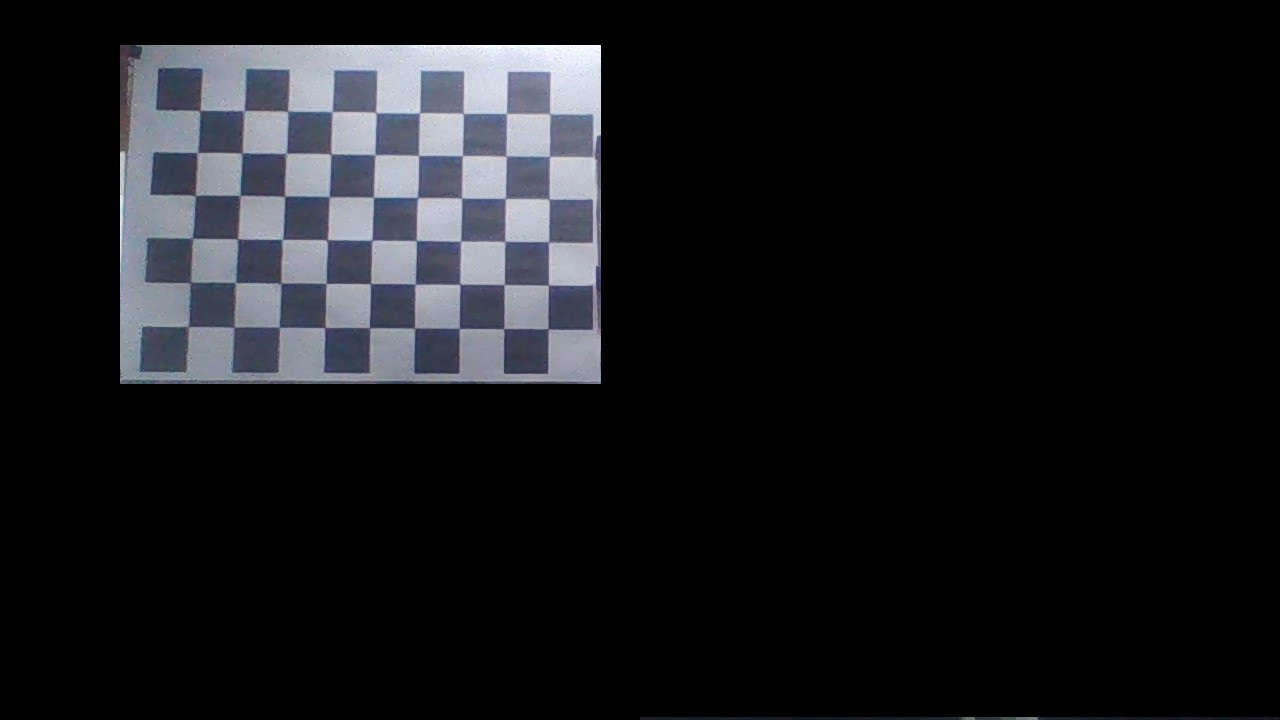
#> input picture calibra/WIN_20191013_20_16_47_Pro.jpg, 1280 x 720 px; its folder holds only this picture in this run
$ python -i utils.py   (imports and definitions only)   (older library calls are emulated)
#> lines starting #> are read from the running program, lines starting #| are printed output that depends on the picture; after the words box and inside, x2 and y2 are one past the last pixel; in counts of white or black regions, pixels touching at a corner belong together
#> further down, picture is the input picture: shape (720, 1280, 3); mean B, G, R 26.5, 23.7, 22.8
import numpy as np
import cv2
from sklearn import svm  # svm
import joblib
import glob
import os
from sklearn import svm  # svm
from skimage import feature as ft  # hog
from skimage.measure import compare_ssim
import pickle  # svm save
import cv2
import time


def test(img, name="show"):
    cv2.imshow(name, img)
    cv2.waitKey()


def getLight(img):
    res = np.mean(img.ravel())
    return res


# [190 lines left out: functions read_files, read_set, getHog, calNumLocation2, findNum, isParallel and 4 more, not called in this run]


def findSquaresNotUseLight(img):
    imgcopy = cv2.GaussianBlur(img, (9, 9), 0)  # 高斯模糊
    imgcopy = cv2.cvtColor(imgcopy, cv2.COLOR_BGR2GRAY)  # 转灰度，找轮廓时需要
#> imgcopy: shape (720, 1280)

    lights = []
    ret, img_light = cv2.threshold(imgcopy, 95, 255, 0)  # 二值化,找灯条
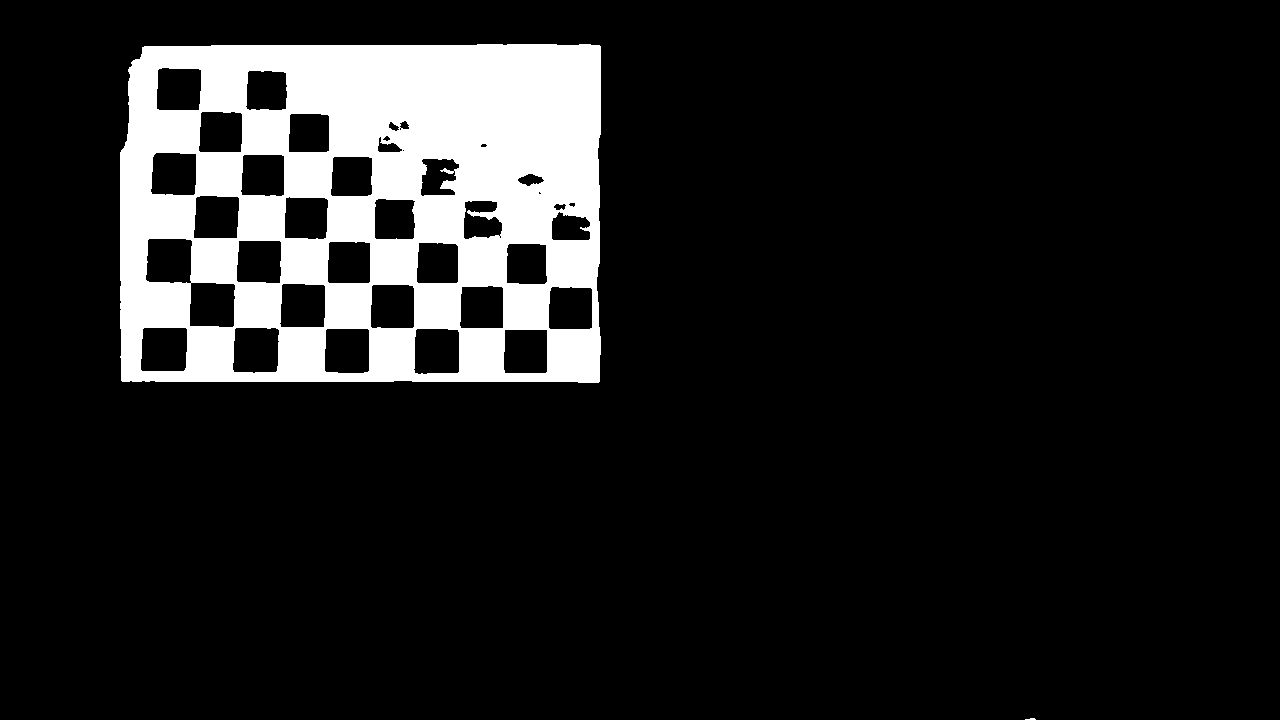
#> img_light: shape (720, 1280); 12.4% white; 2 white regions (1 under 20 px)

    cons, hier = cv2.findContours(img_light, cv2.RETR_EXTERNAL, cv2.CHAIN_APPROX_SIMPLE)
#> cons = 2 contours, 1 with area under 20; largest, box (x1, y1, x2, y2) and area: (120, 44, 601, 383) 159766
    for c in cons:
        x, y, w, h = cv2.boundingRect(c)
        if w * h > 400:
            img = cv2.rectangle(img, (x, y), (x + w, y + h), (255, 255, 255), 4)
            lights.append((x, y, w, h))
#> this loop made 2 passes
#> (x, y, w, h) on passes 1 to 2: (1025, 718, 11, 2), (120, 44, 481, 339)
#> pass 2, in findSquaresNotUseLight, `img = cv2.rectangle(img, (x, y), (x + w, y + h), (255, 255, 255), 4)`:
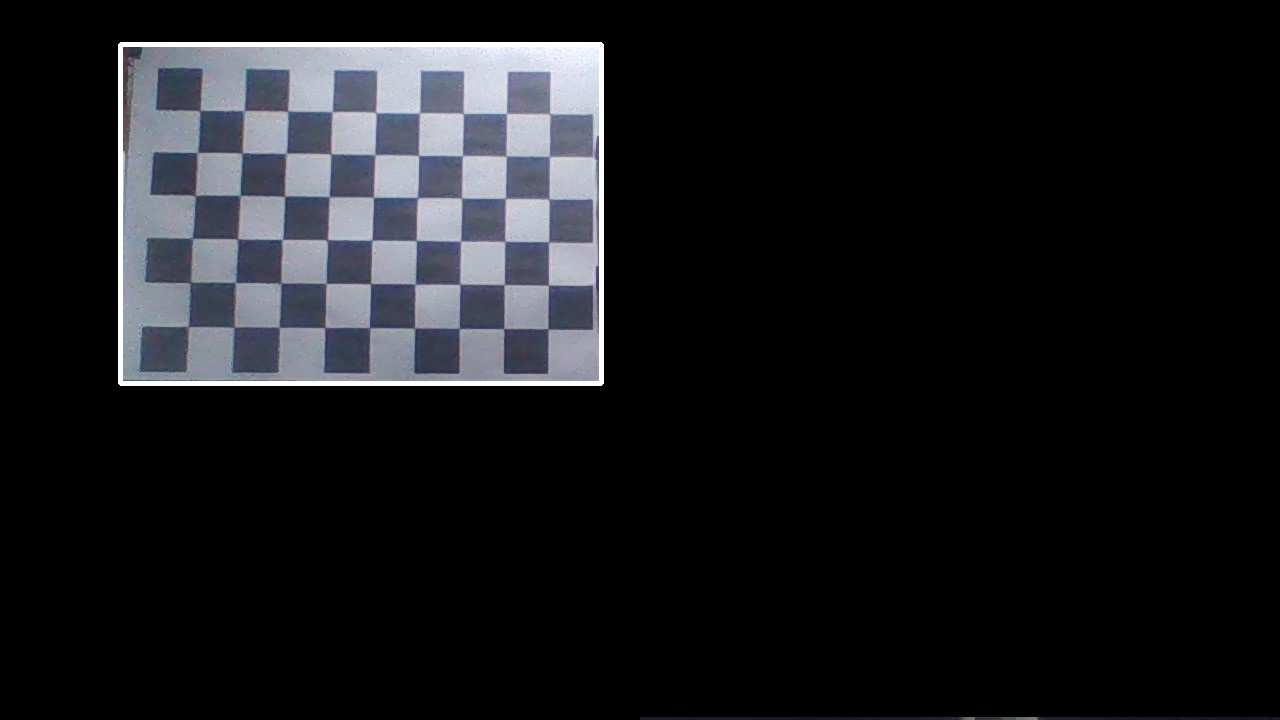
#> img: shape (720, 1280, 3); 0.89% of pixels changed, all inside (x1, y1, x2, y2) = (118, 42, 604, 386)
#> after the loop, lights = [(120, 44, 481, 339)]

    imgcopy = cv2.adaptiveThreshold(imgcopy, 255, cv2.ADAPTIVE_THRESH_GAUSSIAN_C,
                                    cv2.THRESH_BINARY, 9, 2)
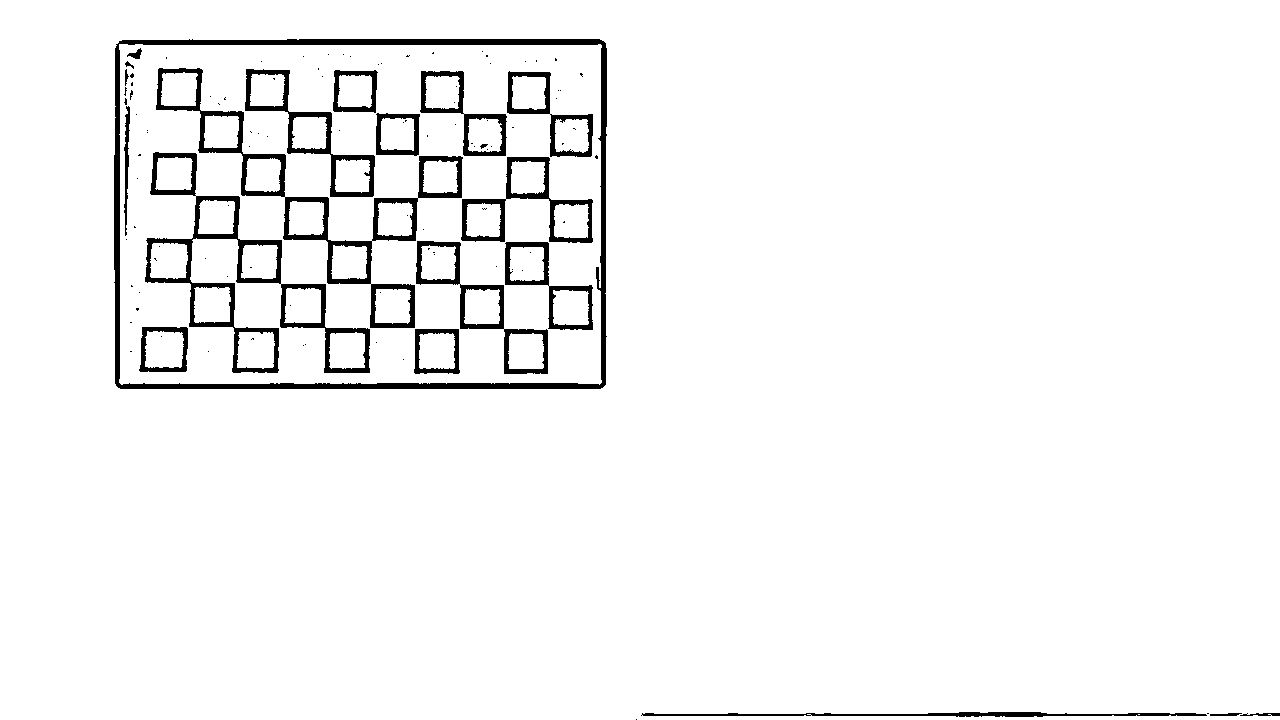
#> imgcopy: shape (720, 1280); 96% white; 112 black regions (91 under 20 px), largest, box (x1, y1, x2, y2) and area: (114, 39, 607, 389) 9031, (156, 68, 463, 328) 6000, (145, 152, 370, 373) 5955
    imgcopy = cv2.bitwise_not(imgcopy)

    kernel = cv2.getStructuringElement(cv2.MORPH_RECT, (5, 5))
    imgcopy = cv2.morphologyEx(imgcopy, cv2.MORPH_CLOSE, kernel)
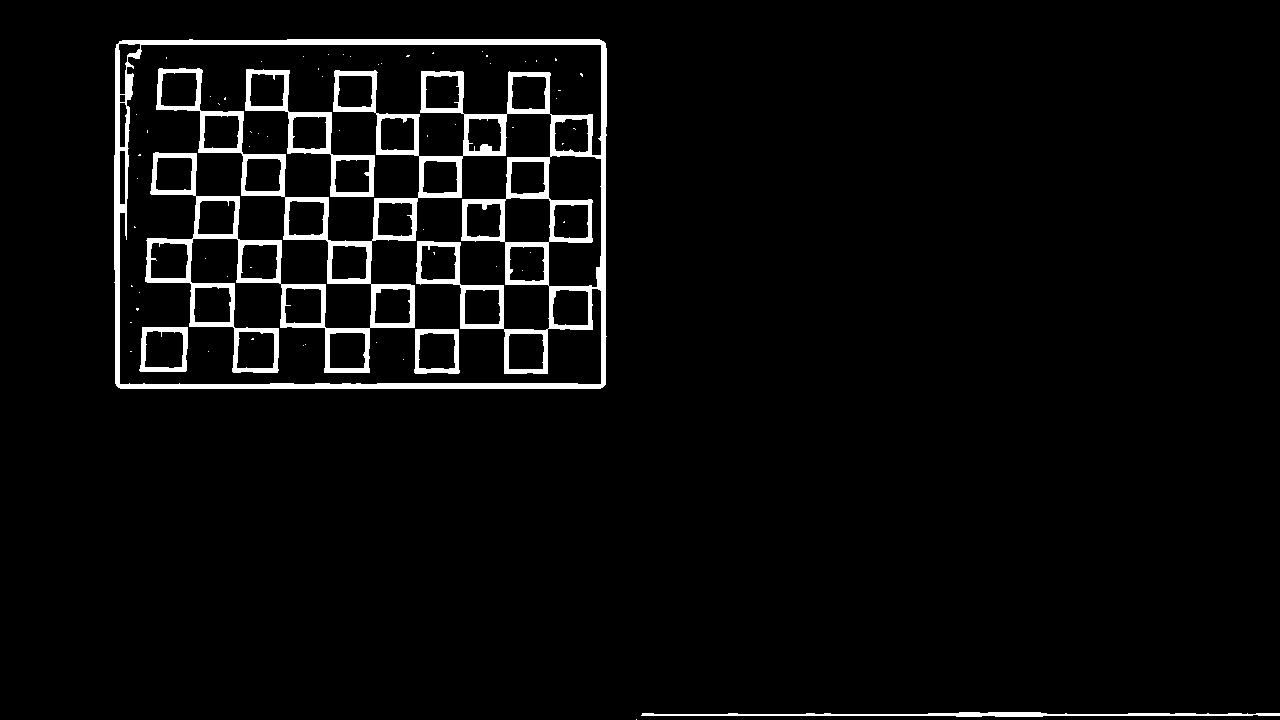
#> imgcopy: shape (720, 1280); 4.2% white; 65 white regions (60 under 20 px), largest, box (x1, y1, x2, y2) and area: (114, 39, 607, 389) 33104, (245, 69, 375, 197) 2342, (641, 712, 1280, 717) 1683, (139, 327, 188, 372) 801, (414, 329, 460, 374) 771

    imgcopy = cv2.bitwise_not(imgcopy)
#> imgcopy: shape (720, 1280); 95.8% white; 65 black regions (60 under 20 px)

    contours, hier = cv2.findContours(imgcopy, cv2.RETR_LIST, cv2.CHAIN_APPROX_SIMPLE)
#> contours = 126 contours, 63 with area under 20; largest, box (x1, y1, x2, y2) and area: (0, 0, 1280, 720) 917280, (113, 38, 608, 390) 172654, (120, 45, 601, 384) 156204, (144, 195, 283, 374) 10228, (155, 67, 287, 198) 5748

#> (the run stopped early here; a loop or call above may not have finished)
